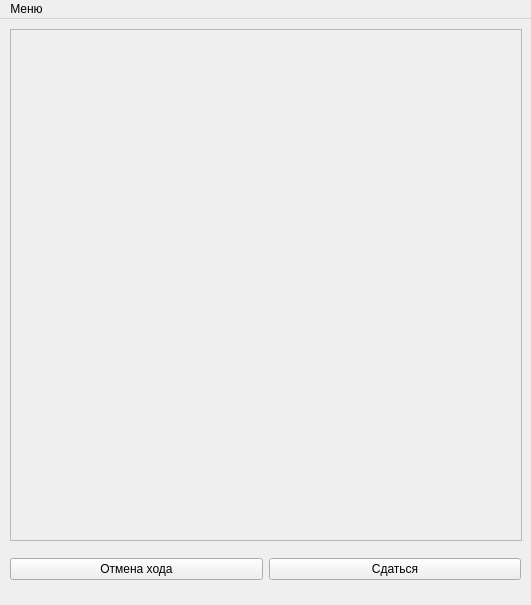
<?xml version="1.0" encoding="UTF-8"?>
<ui version="4.0">
 <class>MainWindow</class>
 <widget class="QMainWindow" name="MainWindow">
  <property name="geometry">
   <rect>
    <x>0</x>
    <y>0</y>
    <width>531</width>
    <height>605</height>
   </rect>
  </property>
  <property name="windowTitle">
   <string>MainWindow</string>
  </property>
  <widget class="QWidget" name="centralwidget">
   <widget class="QWidget" name="gridLayoutWidget">
    <property name="geometry">
     <rect>
      <x>10</x>
      <y>530</y>
      <width>511</width>
      <height>41</height>
     </rect>
    </property>
    <layout class="QGridLayout" name="gridLayout">
     <item row="0" column="0">
      <widget class="QPushButton" name="pushButton">
       <property name="text">
        <string>Отмена хода</string>
       </property>
      </widget>
     </item>
     <item row="0" column="1">
      <widget class="QPushButton" name="pushButton_2">
       <property name="text">
        <string>Сдаться</string>
       </property>
      </widget>
     </item>
    </layout>
   </widget>
   <widget class="QFrame" name="frame">
    <property name="geometry">
     <rect>
      <x>10</x>
      <y>10</y>
      <width>512</width>
      <height>512</height>
     </rect>
    </property>
    <property name="cursor">
     <cursorShape>PointingHandCursor</cursorShape>
    </property>
    <property name="frameShape">
     <enum>QFrame::StyledPanel</enum>
    </property>
    <property name="frameShadow">
     <enum>QFrame::Raised</enum>
    </property>
   </widget>
  </widget>
  <widget class="QMenuBar" name="menuBar">
   <property name="geometry">
    <rect>
     <x>0</x>
     <y>0</y>
     <width>531</width>
     <height>26</height>
    </rect>
   </property>
   <widget class="QMenu" name="menu">
    <property name="title">
     <string>Меню</string>
    </property>
    <addaction name="action"/>
    <addaction name="action_2"/>
    <addaction name="action_3"/>
    <addaction name="action_4"/>
   </widget>
   <addaction name="menu"/>
  </widget>
  <action name="action">
   <property name="text">
    <string>Сохранить</string>
   </property>
  </action>
  <action name="action_2">
   <property name="text">
    <string>Начать сначала</string>
   </property>
  </action>
  <action name="action_3">
   <property name="text">
    <string>Перейти в меню</string>
   </property>
  </action>
  <action name="action_4">
   <property name="text">
    <string>Выйти</string>
   </property>
  </action>
 </widget>
 <resources/>
 <connections/>
</ui>
